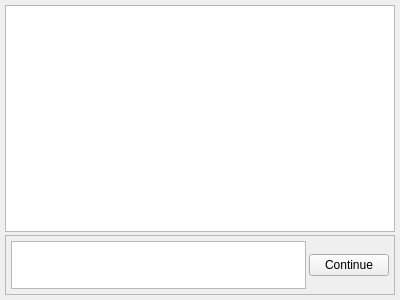
<?xml version="1.0" encoding="UTF-8"?>
<ui version="4.0" idbasedtr="true">
 <class>LicenseArea</class>
 <widget class="QFrame" name="LicenseArea">
  <property name="geometry">
   <rect>
    <x>0</x>
    <y>0</y>
    <width>400</width>
    <height>300</height>
   </rect>
  </property>
  <property name="sizePolicy">
   <sizepolicy hsizetype="Expanding" vsizetype="Expanding">
    <horstretch>0</horstretch>
    <verstretch>0</verstretch>
   </sizepolicy>
  </property>
  <property name="windowTitle">
   <string>Frame</string>
  </property>
  <property name="styleSheet">
   <string notr="true"/>
  </property>
  <layout class="QVBoxLayout" name="verticalLayout">
   <property name="spacing">
    <number>3</number>
   </property>
   <property name="leftMargin">
    <number>5</number>
   </property>
   <property name="topMargin">
    <number>5</number>
   </property>
   <property name="rightMargin">
    <number>5</number>
   </property>
   <property name="bottomMargin">
    <number>5</number>
   </property>
   <item>
    <widget class="QTextBrowser" name="LicenseText">
     <property name="enabled">
      <bool>true</bool>
     </property>
     <property name="sizePolicy">
      <sizepolicy hsizetype="Expanding" vsizetype="Preferred">
       <horstretch>0</horstretch>
       <verstretch>99</verstretch>
      </sizepolicy>
     </property>
     <property name="styleSheet">
      <string notr="true"/>
     </property>
    </widget>
   </item>
   <item>
    <widget class="QFrame" name="BelowLicense">
     <property name="sizePolicy">
      <sizepolicy hsizetype="Preferred" vsizetype="Preferred">
       <horstretch>0</horstretch>
       <verstretch>1</verstretch>
      </sizepolicy>
     </property>
     <property name="minimumSize">
      <size>
       <width>0</width>
       <height>60</height>
      </size>
     </property>
     <property name="frameShape">
      <enum>QFrame::StyledPanel</enum>
     </property>
     <property name="frameShadow">
      <enum>QFrame::Raised</enum>
     </property>
     <layout class="QHBoxLayout" name="horizontalLayout_2">
      <property name="spacing">
       <number>3</number>
      </property>
      <property name="leftMargin">
       <number>5</number>
      </property>
      <property name="topMargin">
       <number>5</number>
      </property>
      <property name="rightMargin">
       <number>5</number>
      </property>
      <property name="bottomMargin">
       <number>5</number>
      </property>
      <item>
       <widget class="QTextBrowser" name="Naganami">
        <property name="sizePolicy">
         <sizepolicy hsizetype="Expanding" vsizetype="Preferred">
          <horstretch>100</horstretch>
          <verstretch>1</verstretch>
         </sizepolicy>
        </property>
       </widget>
      </item>
      <item>
       <widget class="QPushButton" name="ContinueButton">
        <property name="sizePolicy">
         <sizepolicy hsizetype="Preferred" vsizetype="Fixed">
          <horstretch>4</horstretch>
          <verstretch>0</verstretch>
         </sizepolicy>
        </property>
        <property name="styleSheet">
         <string notr="true"/>
        </property>
        <property name="text">
         <string extracomment="License Continue">Continue</string>
        </property>
       </widget>
      </item>
     </layout>
    </widget>
   </item>
  </layout>
 </widget>
 <resources/>
 <connections>
  <connection>
   <sender>ContinueButton</sender>
   <signal>clicked()</signal>
   <receiver>LicenseArea</receiver>
   <slot>close()</slot>
   <hints>
    <hint type="sourcelabel">
     <x>340</x>
     <y>260</y>
    </hint>
    <hint type="destinationlabel">
     <x>199</x>
     <y>149</y>
    </hint>
   </hints>
  </connection>
 </connections>
</ui>
